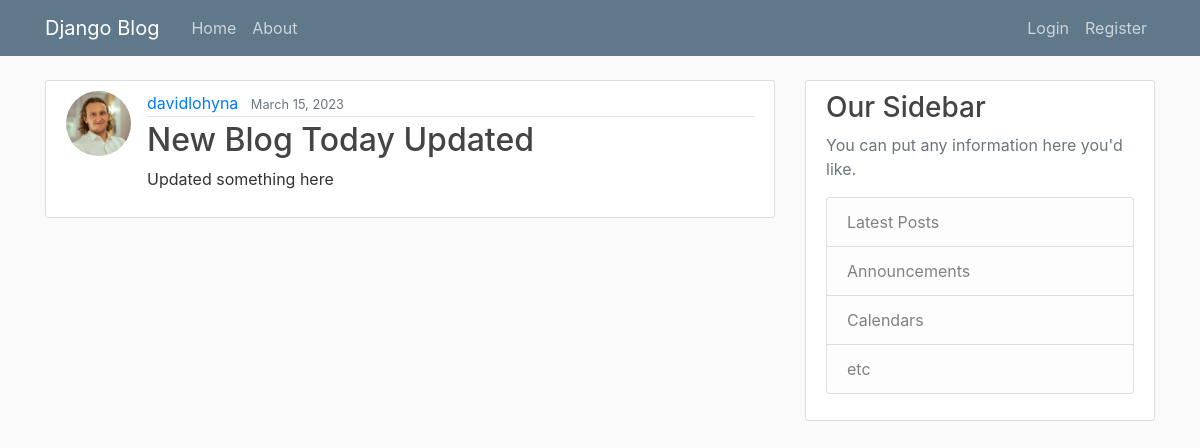
The page /post/33/ on the database its author committed.
### blog/models.py (models this page shows, shortened)
class Post(models.Model):
    title = models.CharField(max_length=100)
    content = models.TextField()
    date_posted = models.DateTimeField(default=timezone.now)
    author = models.ForeignKey(
        settings.AUTH_USER_MODEL,
        on_delete=models.CASCADE,
    )

### users/models.py (models this page shows, shortened)
class Profile(models.Model):
    user = models.OneToOneField(User, on_delete=models.CASCADE)
    image = models.ImageField(default="default.jpg", upload_to="profile_pics")

### blog/views.py (the view)
# urls.py: path("post/<int:pk>/", PostDetailView.as_view(), name="post-detail"),
class PostDetailView(DetailView):
    model = Post

### blog/templates/blog/post_detail.html (shortened to what this page needs)
{% extends 'blog/base.html' %}
{% block content %}
    <article class="media content-section">
        <img class="rounded-circle article-img" src="{{ object.author.profile.image.url }}">
        <div class="media-body">
        <div class="article-metadata">
            <a class="mr-2" href="{% url 'user-posts' post.author.username %}">{{ object.author }}</a>
            <small class="text-muted">{{ object.date_posted|date:"F d, Y" }}</small>
        </div>
        <h2 class="article-title">{{ object.title }}</h2>
        <p class="article-content">{{ object.content }}</p>
        </div>
    </article>
{% endblock content %}

### blog/static/blog/main.css (style rules this page uses)
body { background: #fafafa; color: #333333; margin-top: 5rem; }
h1, h2, h3, h4, h5, h6 { color: #444444; }
.content-section { background: #ffffff; padding: 10px 20px; border: 1px solid #dddddd; border-radius: 3px; margin-bottom: 20px; }
.article-title { color: #444444; }
.article-content { white-space: pre-line; }
.article-img { height: 65px; width: 65px; margin-right: 16px; }
.article-metadata { padding-bottom: 1px; margin-bottom: 4px; border-bottom: 1px solid #e3e3e3 }

### rows shown on the page
Post: author.profile.image (picture), author "davidlohyna", date_posted "March 15, 2023", title "New Blog Today Updated", content "Updated something here"
